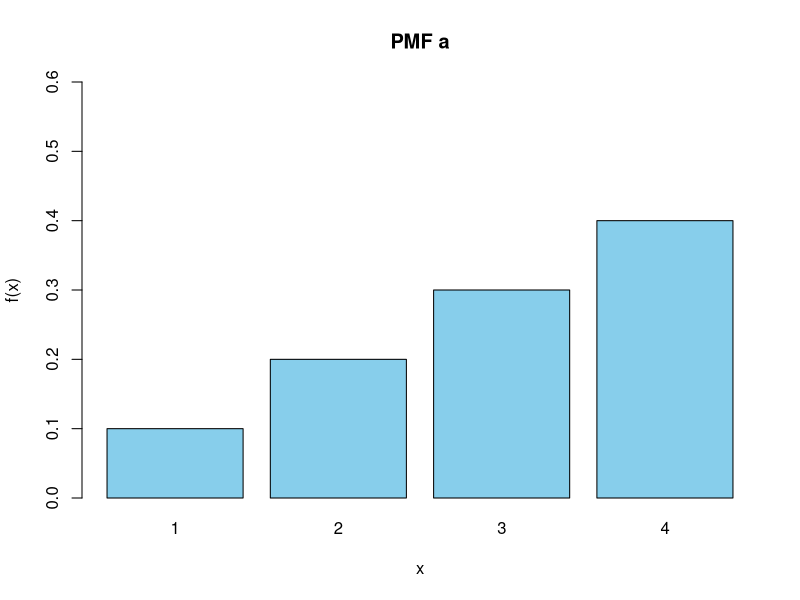
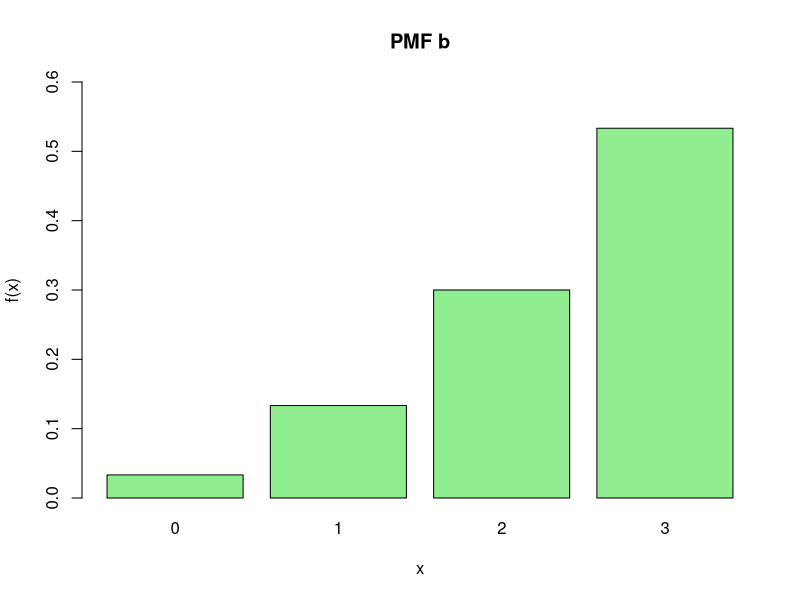

Write R code to recreate these figures, in order.


# Problem 1
# Consider the experiment of flipping an unbiased coin 5 independent times.
# Let H denote the outcome “head” and T the outcome “tail”.

# a) Compute the probability of HHTHT and THHHT exactly
p_HHTHT <- (1/2)^5
p_THHHT <- (1/2)^5

p_HHTHT  
p_THHHT


# b)

n_sim <- 100000
number_of_heads <- rbinom(n_sim, size = 5, prob = 0.5)

mean(number_of_heads == 3)


# d)

set.seed(123)

flips <- matrix(
  sample(
    c(0, 1),
    size = n_sim * 5,
    replace = TRUE,
    prob = c(0.4, 0.6)
  ),
  nrow = n_sim,
  ncol = 5
)

number_of_heads <- rowSums(flips)
mean(number_of_heads == 3)

# e)

pbinom(2, size = 5, prob = 0.6, lower.tail = FALSE)


# Problem 2
# For each of the following, determine the constant c such that f(x) satisfies the 
# condition of being the probability mass function (pmf) for a discrete random variable X.

# a)

x_a <- 1:4
c_a <- sum(x_a)
f_a <- x_a / c_a

c_a
data.frame(x = x_a, f_x = f_a)
sum(f_a)


# b)

x_b <- 0:3
c_b <- 1 / sum((x_b + 1)^2)
f_b <- c_b * (x_b + 1)^2

c_b
data.frame(x = x_b, f_x = f_b)
sum(f_b)


# c)

barplot(
  height = f_a,
  names.arg = x_a,
  xlab = "x",
  ylab = "f(x)",
  main = "PMF a",
  col = "skyblue",
  ylim = c(0, 0.6)
)

barplot(
  height = f_b,
  names.arg = x_b,
  xlab = "x",
  ylab = "f(x)",
  main = "PMF b",
  col = "lightgreen",
  ylim = c(0, 0.6)
)



# Problem 3

# a)

x_a <- 1:4
c_a <- sum(x_a)
f_a <- x_a / c_a

E_X_a <- sum(x_a * f_a)
E_gX_a <- sum(x_a^3 * f_a)

E_X_a
E_gX_a


# b)

x_b <- 0:3
c_b <- 1 / sum((x_b + 1)^2)
f_b <- c_b * (x_b + 1)^2

E_X_b <- sum(x_b * f_b)
E_gX_b <- sum(x_b^3 * f_b)

E_X_b
E_gX_b
